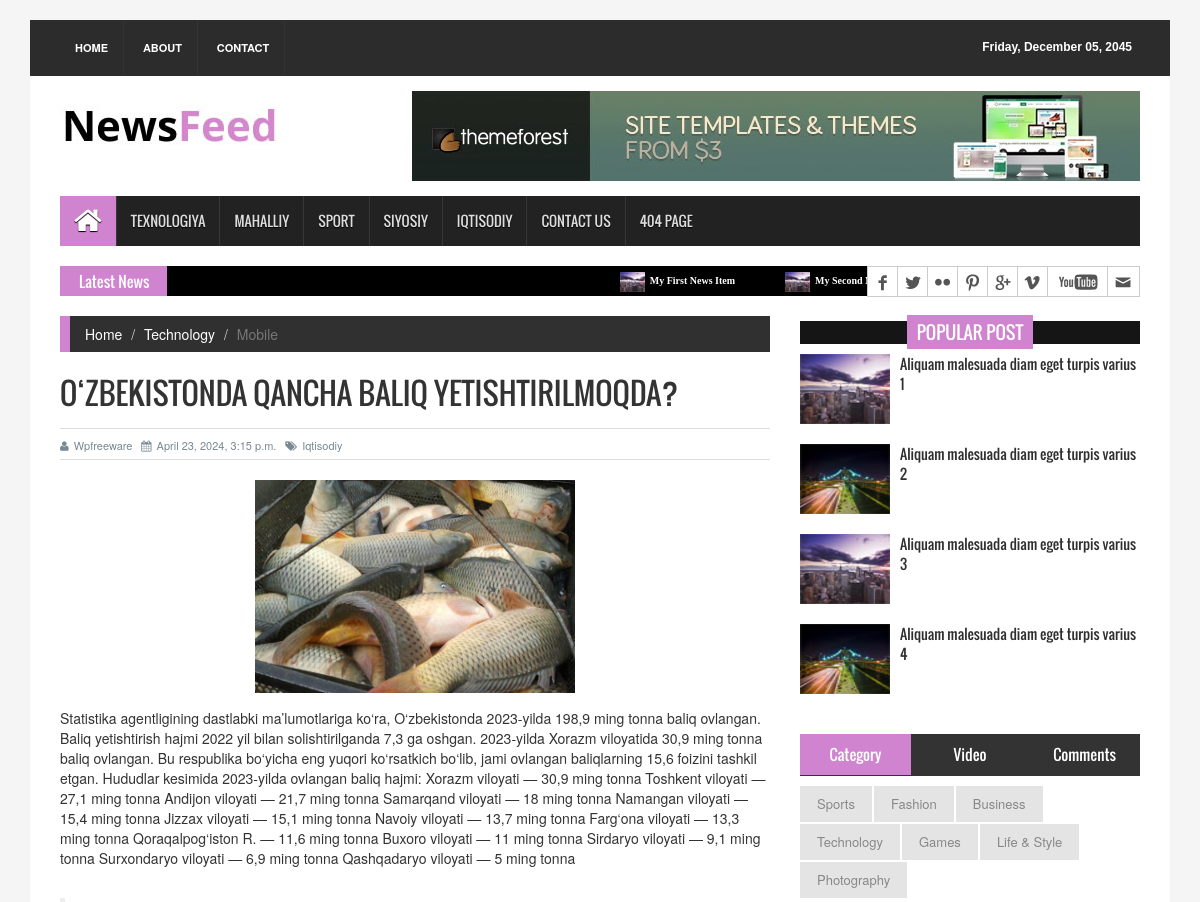
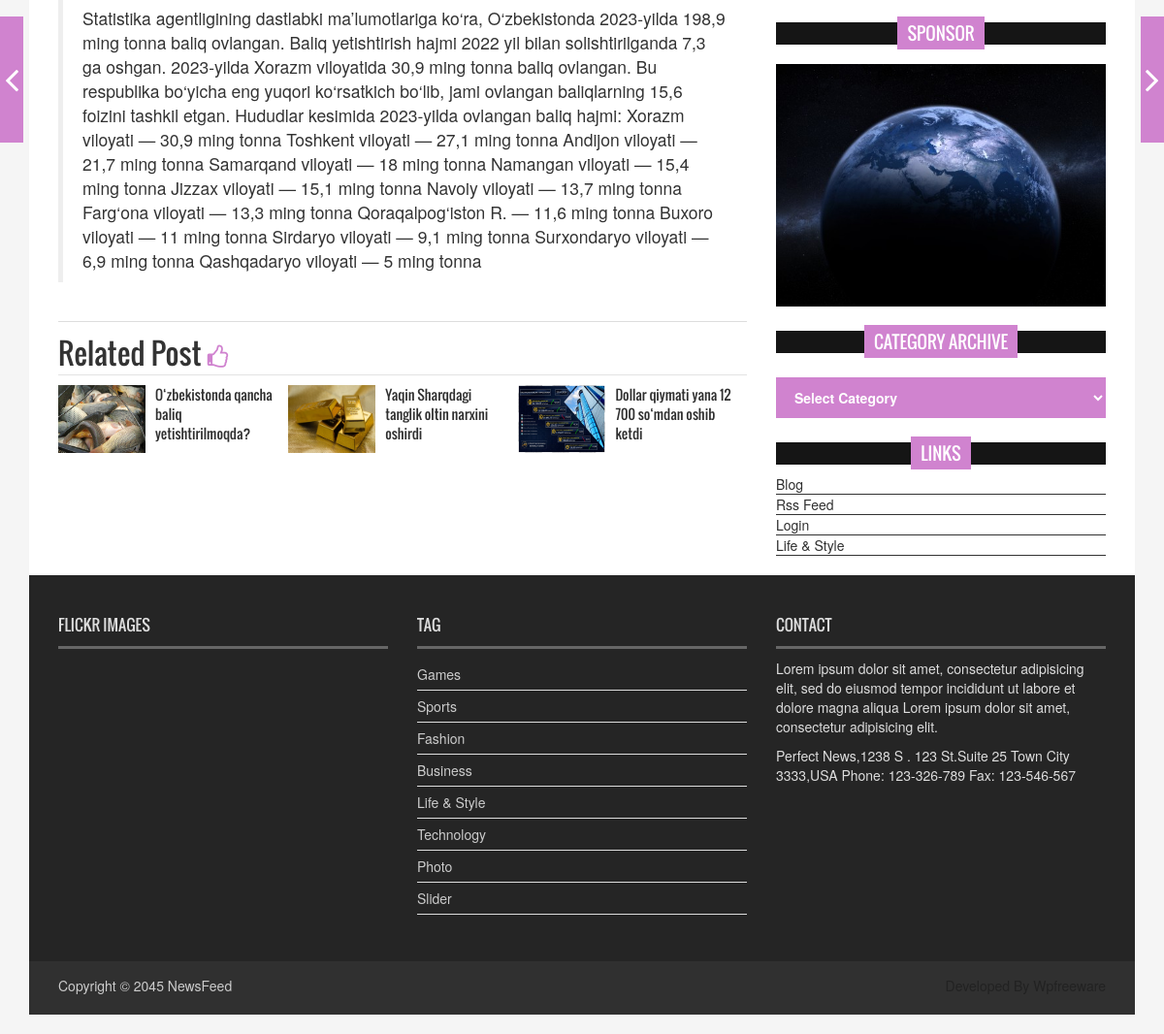
Screenshot of /ozbekistonda-qancha-baliq-yetishtirilmoqda/ with the database file from the repository (2 pictures, top to bottom).
### news_app/models.py (models this page shows, shortened)
class News(models.Model):
    class Status(models.TextChoices):
        Draft = 'DR', "Draft"
        Publish = 'PB', 'Published'
    title = models.CharField(max_length=250)
    slug = models.SlugField(max_length=250)
    body = models.TextField()
    image = models.ImageField(upload_to='news/images/')
    category = models.ForeignKey(Category, on_delete=models.CASCADE)
    published_time = models.DateTimeField(default=timezone.now)
    created_time = models.DateTimeField(auto_now_add=True)
    update_time = models.DateTimeField(auto_now=True)
    status = models.CharField(max_length=2, choices=Status.choices, default=Status.Draft)
    published = PublishManager()
    objects = models.Manager()
    class Meta:
        ordering = ['-published_time']

class Category(models.Model):
    nomi = models.CharField(max_length=50)
    def __str__(self):
        return self.nomi

### news_app/views.py (the view)
# urls.py: path('<slug>/', news_detail_view, name = 'detail_page'),
def news_detail_view(request, slug):
    news_detail = News.objects.get(slug = slug)
    yaqin_news = News.objects.filter(category__nomi=news_detail.category)[:3]
    context = {
        'news_detail': news_detail,
        'yaqin_news': yaqin_news
    }
    return render(request, template_name='single_page.html', context=context)

### templates/single_page.html (shortened to what this page needs)
{% extends 'base.html' %}
{% load static %}
  {% block content %}
  <section id="contentSection">
    <div class="row">
      <div class="col-lg-8 col-md-8 col-sm-8">
        <div class="left_content">
          <div class="single_page">
            <ol class="breadcrumb">
              <li><a href="../index.html">Home</a></li>
              <li><a href="#">Technology</a></li>
              <li class="active">Mobile</li>
            </ol>
            <h1>{{ news_detail.title }}</h1>
            <div class="post_commentbox"> <a href="#"><i class="fa fa-user"></i>Wpfreeware</a> <span><i class="fa fa-calendar"></i>{{ news_detail.published_time }}</span>
              <a href="#"><i class="fa fa-tags"></i>{{ news_detail.category }}</a> </div>
            <div class="single_page_content"> <img class="img-center" src="{{ news_detail.image.url }}" alt="">
              <p>{{ news_detail.body }}</p>
              <br>
              <blockquote> {{ news_detail.body }} </blockquote>
            </div>
            <div class="related_post">
              <h2>Related Post <i class="fa fa-thumbs-o-up"></i></h2>
              <ul class="spost_nav wow fadeInDown animated">
                {% for news in yaqin_news %}
                <li>
                  <div class="media"> <a class="media-left" href="single_page.html"> <img src="{{ news.image.url }}" alt=""> </a>
                    <div class="media-body"> <a class="catg_title" href="single_page.html"> {{ news.title }}</a> </div>
                  </div>
                </li>
                {% endfor %}
              </ul>
            </div>
          </div>
        </div>
      </div>
      <nav class="nav-slit"> <a class="prev" href="#"> <span class="icon-wrap"><i class="fa fa-angle-left"></i></span>
        </a> <a class="next" href="#"> <span class="icon-wrap"><i class="fa fa-angle-right"></i></span>
        </a> </nav>
      <div class="col-lg-4 col-md-4 col-sm-4">
        <aside class="right_content">
          <div class="single_sidebar">
            <h2><span>Popular Post</span></h2>
            <ul class="spost_nav">
              <li>
                <div class="media wow fadeInDown"> <a href="single_page.html" class="media-left"> <img alt="" src="{% static 'images/post_img1.jpg' %}"> </a>
                  <div class="media-body"> <a href="single_page.html" class="catg_title"> Aliquam malesuada diam eget turpis varius 1</a> </div>
                </div>
              </li>
              <li>
                <div class="media wow fadeInDown"> <a href="single_page.html" class="media-left"> <img alt="" src="{% static 'images/post_img2.jpg' %}"> </a>
                  <div class="media-body"> <a href="single_page.html" class="catg_title"> Aliquam malesuada diam eget turpis varius 2</a> </div>
                </div>
              </li>
              <li>
                <div class="media wow fadeInDown"> <a href="single_page.html" class="media-left"> <img alt="" src="{% static 'images/post_img1.jpg' %}"> </a>
                  <div class="media-body"> <a href="single_page.html" class="catg_title"> Aliquam malesuada diam eget turpis varius 3</a> </div>
                </div>
              </li>
              <li>
                <div class="media wow fadeInDown"> <a href="single_page.html" class="media-left"> <img alt="" src="{% static 'images/post_img2.jpg' %}"> </a>
                  <div class="media-body"> <a href="single_page.html" class="catg_title"> Aliquam malesuada diam eget turpis varius 4</a> </div>
                </div>
              </li>
            </ul>
          </div>
          <div class="single_sidebar">
            <ul class="nav nav-tabs" role="tablist">
              <li role="presentation" class="active"><a href="#category" aria-controls="home" role="tab" data-toggle="tab">Category</a></li>
              <li role="presentation"><a href="#video" aria-controls="profile" role="tab" data-toggle="tab">Video</a></li>
              <li role="presentation"><a href="#comments" aria-controls="messages" role="tab" data-toggle="tab">Comments</a></li>
            </ul>
            <div class="tab-content">
              <div role="tabpanel" class="tab-pane active" id="category">
                <ul>
                  <li class="cat-item"><a href="#">Sports</a></li>
                  <li class="cat-item"><a href="#">Fashion</a></li>
                  <li class="cat-item"><a href="#">Business</a></li>
                  <li class="cat-item"><a href="#">Technology</a></li>
                  <li class="cat-item"><a href="#">Games</a></li>
                  <li class="cat-item"><a href="#">Life &amp; Style</a></li>
                  <li class="cat-item"><a href="#">Photography</a></li>
                </ul>
              </div>
            </div>
          </div>
          <div class="single_sidebar wow fadeInDown">
            <h2><span>Sponsor</span></h2>
            <a class="sideAdd" href="#"><img src="{% static 'images/add_img.jpg' %}" alt=""></a> </div>
          <div class="single_sidebar wow fadeInDown">
            <h2><span>Category Archive</span></h2>
            <select class="catgArchive">
              <option>Select Category</option>
            </select>
          </div>
          <div class="single_sidebar wow fadeInDown">
            <h2><span>Links</span></h2>
            <ul>
              <li><a href="#">Blog</a></li>
              <li><a href="#">Rss Feed</a></li>
              <li><a href="#">Login</a></li>
              <li><a href="#">Life &amp; Style</a></li>
            </ul>
          </div>
        </aside>
      </div>
    </div>
  </section>
  {% endblock content %}

### templates/base.html (shortened to what this page needs)
{% load static %}
<!DOCTYPE html>
<html>
<head>
<link rel="stylesheet" type="text/css" href="{% static 'css/bootstrap.min.css' %}">
<link rel="stylesheet" type="text/css" href="{% static 'css/font-awesome.min.css' %} ">
<link rel="stylesheet" type="text/css" href="{% static 'css/animate.css' %} ">
<link rel="stylesheet" type="text/css" href="{% static 'css/font.css' %} ">
<link rel="stylesheet" type="text/css" href="{% static 'css/li-scroller.css' %} ">
<link rel="stylesheet" type="text/css" href="{% static 'css/slick.css' %} ">
<link rel="stylesheet" type="text/css" href="{% static 'css/jquery.fancybox.css' %} ">
<link rel="stylesheet" type="text/css" href="{% static 'css/theme.css' %} ">
<link rel="stylesheet" type="text/css" href="{% static 'css/style.css' %} ">
</head>
<body>
<div class="container">
  <header id="header">
    <div class="row">
      <div class="col-lg-12 col-md-12 col-sm-12">
        <div class="header_top">
          <div class="header_top_left">
            <ul class="top_nav">
              <li><a href="{% url 'home_page' %}">Home</a></li>
              <li><a href="#">About</a></li>
              <li><a href="{% url 'contact_page' %}">Contact</a></li>
            </ul>
          </div>
          <div class="header_top_right">
            <p>Friday, December 05, 2045</p>
          </div>
        </div>
      </div>
      <div class="col-lg-12 col-md-12 col-sm-12">
        <div class="header_bottom">
          <div class="logo_area"><a href="index.html" class="logo"><img src="{% static 'images/logo.jpg' %}" alt=""></a></div>
          <div class="add_banner"><a href="#"><img src="{% static 'images/addbanner_728x90_V1.jpg' %}" alt=""></a></div>
        </div>
      </div>
    </div>
  </header>
  <section id="navArea">
    <nav class="navbar navbar-inverse" role="navigation">
      <div id="navbar" class="navbar-collapse collapse">
        <ul class="nav navbar-nav main_nav">
          <li class="active"><a href="index.html"><span class="fa fa-home desktop-home"></span><span class="mobile-show">Home</span></a></li>
          <li><a href="{% url 'texno_news' %}">Texnologiya</a></li>
          <li><a href="#">Mahalliy</a></li>
          <li><a href="#">Sport</a></li>
          <li><a href="#">Siyosiy</a></li>
          <li><a href="#">Iqtisodiy</a></li>
          <li><a href="pages/contact.html">Contact Us</a></li>
          <li><a href="pages/404.html">404 Page</a></li>
        </ul>
      </div>
    </nav>
  </section>
  <section id="newsSection">
    <div class="row">
      <div class="col-lg-12 col-md-12">
        <div class="latest_newsarea"> <span>Latest News</span>
          <ul id="ticker01" class="news_sticker">
            <li><a href="#"><img src="{% static 'images/news_thumbnail3.jpg' %}" alt="">My First News Item</a></li>
            <li><a href="#"><img src="{% static 'images/news_thumbnail3.jpg' %}" alt="">My Second News Item</a></li>
            <li><a href="#"><img src="{% static 'images/news_thumbnail3.jpg' %}" alt="">My Third News Item</a></li>
            <li><a href="#"><img src="{% static 'images/news_thumbnail3.jpg' %}" alt="">My Four News Item</a></li>
          </ul>
          <div class="social_area">
            <ul class="social_nav">
              <li class="facebook"><a href="#"></a></li>
              <li class="twitter"><a href="#"></a></li>
              <li class="flickr"><a href="#"></a></li>
              <li class="pinterest"><a href="#"></a></li>
              <li class="googleplus"><a href="#"></a></li>
              <li class="vimeo"><a href="#"></a></li>
              <li class="youtube"><a href="#"></a></li>
              <li class="mail"><a href="#"></a></li>
            </ul>
          </div>
        </div>
      </div>
    </div>
  </section>
    {% block content %}
    {% endblock content %}
<footer id="footer">
    <div class="footer_top">
      <div class="row">
        <div class="col-lg-4 col-md-4 col-sm-4">
          <div class="footer_widget wow fadeInLeftBig">
            <h2>Flickr Images</h2>
          </div>
        </div>
        <div class="col-lg-4 col-md-4 col-sm-4">
          <div class="footer_widget wow fadeInDown">
            <h2>Tag</h2>
            <ul class="tag_nav">
              <li><a href="#">Games</a></li>
              <li><a href="#">Sports</a></li>
              <li><a href="#">Fashion</a></li>
              <li><a href="#">Business</a></li>
              <li><a href="#">Life &amp; Style</a></li>
              <li><a href="#">Technology</a></li>
              <li><a href="#">Photo</a></li>
              <li><a href="#">Slider</a></li>
            </ul>
          </div>
        </div>
        <div class="col-lg-4 col-md-4 col-sm-4">
          <div class="footer_widget wow fadeInRightBig">
            <h2>Contact</h2>
            <p>Lorem ipsum dolor sit amet, consectetur adipisicing elit, sed do eiusmod tempor incididunt ut labore et dolore magna aliqua Lorem ipsum dolor sit amet, consectetur adipisicing elit.</p>
            <address>
            Perfect News,1238 S . 123 St.Suite 25 Town City 3333,USA Phone: 123-326-789 Fax: 123-546-567
            </address>
          </div>
        </div>
      </div>
    </div>
    <div class="footer_bottom">
      <p class="copyright">Copyright &copy; 2045 <a href="index.html">NewsFeed</a></p>
      <p class="developer">Developed By Wpfreeware</p>
    </div>
  </footer>
</div>
</body>
</html>

### static/css/li-scroller.css (style rules this page uses)
ul.newsticker { position:relative; left:750px; font:bold 10px Verdana; list-style-type:none; margin:0; padding:0 }
ul.newsticker li { float:left; margin:0; padding:0 }
ul.newsticker a { white-space:nowrap; padding:0; color:#fff; margin:0 50px 0 0 }
ul.newsticker a > img { height:20px; margin-right:5px; width:25px }

### static/css/theme.css (style rules this page uses)
.navbar-inverse .navbar-nav > .active > a, .navbar-inverse .navbar-nav > .active > a:hover, .navbar-inverse .navbar-nav > .active > a:focus { background-color:#d083cf }
.latest_newsarea span { background:none repeat scroll 0 0 #d083cf }
.single_sidebar > h2 span { background:none repeat scroll 0 0 #d083cf }
.nav-tabs > li.active > a, .nav-tabs > li.active > a:hover, .nav-tabs > li.active > a:focus { background-color:#d083cf }
.breadcrumb { border-left:10px solid #d083cf }
.nav-slit .icon-wrap { background-color:#d083cf }
.catgArchive { background-color:#d083cf }
.related_post > h2 i { color:#d083cf }

### rows the page displays
News: title "O‘ZBEKISTONDA QANCHA BALIQ YETISHTIRILMOQDA?", published_time "April 23, 2024, 3:15 p.m.", category "Iqtisodiy", image (picture), body "Statistika agentligining dastlabki ma’lumotlariga ko‘ra, O‘zbekistonda 2023-yilda 198,9 ming tonna baliq ovlangan. Baliq yetishtirish hajmi 2022 yil bilan solishtirilganda 7,3 ga oshgan. 2023-yilda Xorazm viloyatida 30,9 ming tonna baliq ovlangan. Bu respublika bo‘yicha eng yuqori ko‘rsatkich bo‘lib, jami ovlangan baliqlarning 15,6 foizini tashkil etgan. Hududlar kesimida 2023-yilda ovlangan baliq hajmi: Xorazm viloyati — 30,9 ming tonna Toshkent viloyati — 27,1 ming tonna Andijon viloyati — 21,7 ming tonna Samarqand viloyati — 18 ming tonna Namangan viloyati — 15,4 ming tonna Jizzax viloyati — 15,1 ming tonna Navoiy viloyati — 13,7 ming tonna Farg‘ona viloyati — 13,3 ming tonna…", title "O‘zbekistonda qancha baliq yetishtirilmoqda?"
News: image (picture), title "Yaqin Sharqdagi tanglik oltin narxini oshirdi"
News: image (picture), title "Dollar qiymati yana 12 700 so‘mdan oshib ketdi"
